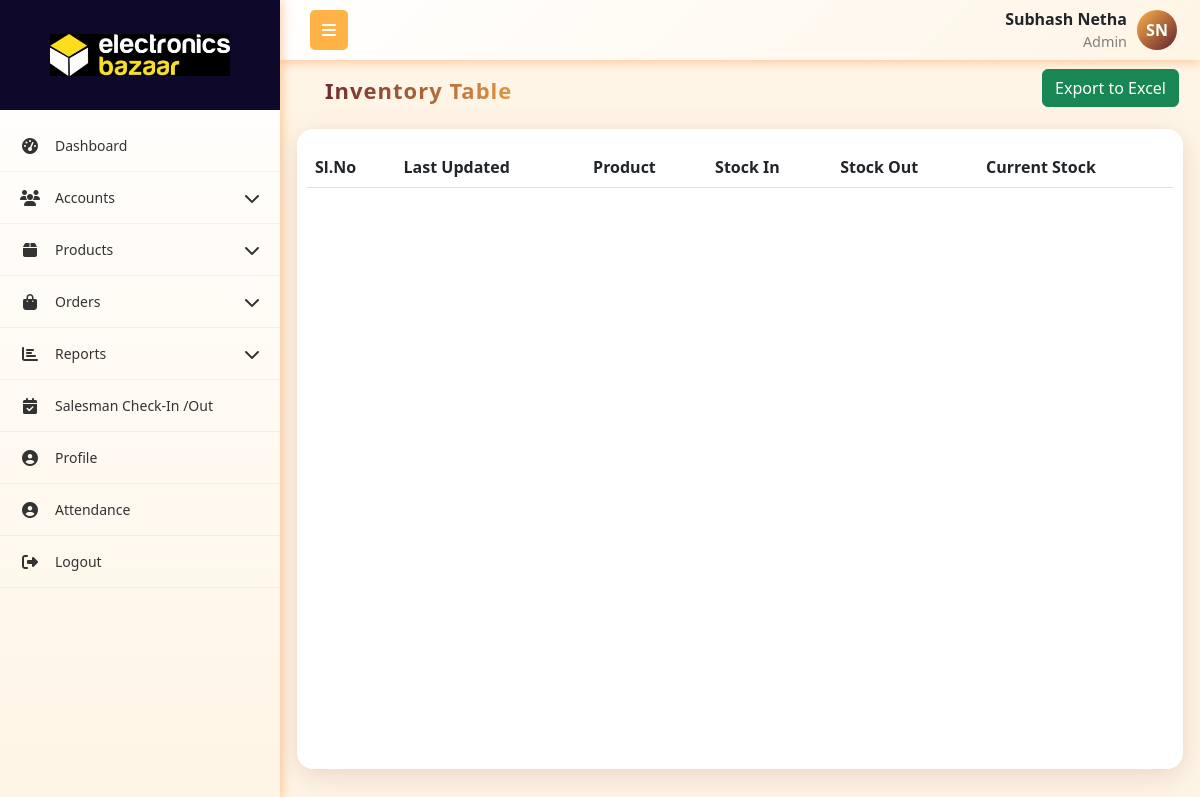
Page /inventory/ (signed in) on the committed database.
### App1/models.py (models this page shows, shortened)
class User(models.Model):
    role = models.ForeignKey(Role,on_delete=models.SET_NULL, null=True, related_name="role")
    username = models.CharField(max_length=255, unique=True)
    password = models.CharField(max_length=255)
    first_name = models.CharField(max_length=255)
    last_name = models.CharField(max_length=255,null=True, blank=True)
    email = models.EmailField(unique=True)
    phone_number = models.CharField(max_length=15, unique=True)
    address = models.TextField(null=True, blank=True)
    city = models.CharField(max_length=255,null=True, blank=True)
    state = models.CharField(max_length=255,null=True, blank=True)
    pincode = models.CharField(max_length=10,null=True, blank=True)
    is_active = models.BooleanField(default=True)
    created_at = models.DateTimeField(auto_now_add=True)
    updated_at = models.DateTimeField(auto_now=True)
    profile_picture = models.ImageField(upload_to='profile_pictures/', null=True, blank=True)

class Role(models.Model):
    name = models.CharField(max_length=255, unique=True)
    created_at = models.DateTimeField(auto_now_add=True)
    updated_at = models.DateTimeField(auto_now=True)

### App1/views.py (the view)
# urls.py: path('inventory/', inventory_table, name='inventory_table'),
def inventory_table(request):
    current_user, role_permission = get_logged_in_user(request)
    if not current_user:
        return redirect('login')
    inventory_list = Inventory.objects.select_related('product')
    context = {
        'inventory_list': inventory_list,
        'current_user': current_user,
        'role_permission': role_permission
    }
    return render(request, 'company_admin/inventory_table.html', context)

### App1/views.py (called while the page is built)
def get_logged_in_user(request):
    username = request.session.get('current_user')
    if not username:
        return None, None  # always return a tuple
    try:
        user = User.objects.get(username=username)
        try:
            role_permission = RolePermissions.objects.get(role=user.role)
        except RolePermissions.DoesNotExist:
            role_permission = None
        return user, role_permission
    except User.DoesNotExist:
        return None, None

### templates/company_admin/inventory_table.html (shortened to what this page needs)
{% extends 'company_admin/base.html' %}
{% load static %}
{% block content %}
<link rel="stylesheet" href="https://cdn.datatables.net/1.13.4/css/dataTables.bootstrap5.min.css">
<link rel="stylesheet" href="https://cdn.datatables.net/responsive/2.4.1/css/responsive.bootstrap5.min.css">
<link rel="stylesheet" href="https://cdnjs.cloudflare.com/ajax/libs/font-awesome/6.4.0/css/all.min.css">
<div class="container mt-1">
    <div class="mb-0 p-0">
        <div class="d-flex justify-content-between flex-wrap m-1">
            <h5 class="header">Inventory Table</h5>
            <div>
                <div style="position: relative; display: inline-block;">
                    <button onclick="toggleColumnSelector()" class="btn btn-success">Export to Excel</button>
                </div>
            </div>
        </div>
    </div>
    <div class="custom-card">
        <table id="inventorytable" class="table align-middle" style="width:100%">
            <thead class="table-header">
                <tr>
                    <th>Sl.No</th>
                    <th>Last Updated</th>
                    <th>Product</th>
                    <th>Stock In</th>
                    <th>Stock Out</th>
                    <th>Current Stock</th>
                </tr>
            </thead>
        </table>
    </div>
</div>
{% endblock content %}

### templates/company_admin/base.html (shortened to what this page needs)
{% load static %}
<!DOCTYPE html>
<html lang="en">
<head>
    <link href="https://cdnjs.cloudflare.com/ajax/libs/bootstrap/5.3.0/css/bootstrap.min.css" rel="stylesheet">
    <link href="https://cdnjs.cloudflare.com/ajax/libs/font-awesome/6.4.0/css/all.min.css" rel="stylesheet">
    <link rel="stylesheet" href="https://cdn.datatables.net/1.13.4/css/dataTables.bootstrap5.min.css">
    <link rel="stylesheet" href="https://cdn.datatables.net/responsive/2.4.1/css/responsive.bootstrap5.min.css">
    <link rel="stylesheet" href="{% static 'css/alert.css' %}">
</head>
<body>
    <nav class="top-navbar">
        <div class="navbar-container">
            <div class="navbar-left">
                <button class="sidebar-toggle" id="sidebarToggle">
                    <i class="fas fa-bars"></i>
                </button>
            </div>
            <div class="navbar-right me-2">
                <div class="navbar-user-info">
                    <span class="username">{{current_user.first_name}} {{current_user.last_name}}</span>
                    <span class="role">{{current_user.role.name}}</span>
                </div>
                {% if current_user.profile_picture %}
                    <img src="{{ current_user.profile_picture.url }}"
                        alt="{{ current_user.get_full_name }}"
                        class="navbar-profile-img">
                {% else %}
                     <div class="navbar-profile-fallback">
                        {{ current_user.first_name|first|upper }}{{ current_user.last_name|first|upper }}
                    </div>
                {% endif %}
            </div>
        </div>
    </nav>
    <nav class="sidebar" id="sidebar">
        <div class="sidebar-logo-container">
            <img src="{% static 'images/main-logo.jpg' %}" alt="Company Logo"  class="logo">
        </div>
        <ul class="nav flex-column sidebar-nav">
            {% if role_permission.dashboard_v %}
            <li class="nav-item">
                <a class="nav-link" href="{% url 'dashboard' %}">
                    <i class="fas fa-tachometer-alt nav-icon"></i>
                    <span class="nav-text">Dashboard</span>
                </a>
            </li>
            {% endif %}
            {% if role_permission.roles_v or role_permission.users_v or role_permission.customer_v %}
            <li class="nav-item">
                <a class="nav-link" href="#">
                    <i class="fas fa-users nav-icon"></i>
                    <span class="nav-text">Accounts</span>
                    <i class="fas fa-chevron-down arrow"></i>
                </a>
            </li>
            {% endif %}
            {% if role_permission.category_v or role_permission.all_products_v or role_permission.daily_production_v or role_permission.inventory_v %}
            <li class="nav-item">
                <a class="nav-link" href="#">
                    <i class="fas fa-box nav-icon"></i>
                    <span class="nav-text">Products</span>
                    <i class="fas fa-chevron-down arrow"></i>
                </a>
            </li>
            {% endif %}
            {% if role_permission.orders_v %}
            <li class="nav-item">
                <a class="nav-link" href="#">
                    <i class="fas fa-shopping-bag nav-icon"></i>
                    <span class="nav-text">Orders</span>
                    <i class="fas fa-chevron-down arrow"></i>
                </a>
            </li>
            {% endif %}
            {% if role_permission.s_reports_v or role_permission.c_reports_v %}
            <li class="nav-item">
                <a class="nav-link" href="#">
                    <i class="fas fa-chart-bar nav-icon"></i>
                    <span class="nav-text">Reports</span>
                    <i class="fas fa-chevron-down arrow"></i>
                </a>
            </li>
            {% endif %}
            {% if current_user.role.name == 'Admin' %}
            <li class="nav-item">
                <a class="nav-link" href="{% url 'salesman_visit_list' %}">
                    <i class="fas fa-calendar-check nav-icon"></i>
                    <span class="nav-text">Salesman Check-In /Out</span>
                </a>
            </li>
            {% endif %}
            <li class="nav-item">
                <a class="nav-link" href="{% url 'profile' %}">
                    <i class="fas fa-user-circle nav-icon"></i>
                    <span class="nav-text">Profile</span>
                </a>
            </li>
            <li class="nav-item">
                <a class="nav-link" href="{% url 'attendance' %}">
                    <i class="fas fa-user-circle nav-icon"></i>
                    <span class="nav-text">Attendance</span>
                </a>
            </li>
            <li class="nav-item">
                <a class="nav-link" href="{% url 'logout' %}" onclick="return confirm('Are you sure?');" >
                    <i class="fas fa-sign-out-alt nav-icon"></i>
                    <span class="nav-text">Logout</span>
                </a>
            </li>
        </ul>
    </nav>
    <main class="main-content" id="mainContent">
        {% block content %}{% endblock %}
    </main>
</body>
</html>

### templates/company_admin/base.html (style rules this page uses)
:root { --primary-red: #601F2F; --primary-orange: #ffb347; --accent-yellow: #fc3; --light-orange: #fff5e6; --dark-red: #4a1824; --sidebar-width: 280px; --sidebar-collapsed: 60px; }
* { box-sizing: border-box; }
body { font-family: 'Segoe UI', Tahoma, Geneva, Verdana, sans-serif; background-color: #f8f9fa; margin: 0; padding: 0; overflow-x: hidden; }
.top-navbar { background: linear-gradient(135deg, white 0%, var(--light-orange) 100%); box-shadow: 0 2px 10px rgba(255, 106, 0, 0.35); position: fixed; top: 0; left: var(--sidebar-width); right: 0; z-index: 1030; height: 60px; padding: 0; transition: left 0.3s ease; }
.navbar-container { display: flex; align-items: center; justify-content: space-between; height: 100%; padding: 0 15px; max-width: 100%; }
.navbar-left { display: flex; align-items: center; flex-shrink: 0; }
.sidebar-toggle { background: var(--primary-orange); border: none; color: white; padding: 8px 12px; border-radius: 5px; margin-left: 15px; cursor: pointer; }
.navbar-right { flex-shrink: 0; display: flex; align-items: center; gap: 10px; }
.navbar-profile-fallback { width: 40px; height: 40px; border-radius: 50%; background: linear-gradient(135deg, var(--primary-orange), var(--primary-red)); color: #fff; display: flex; align-items: center; justify-content: center; font-weight: 600; font-size: 16px; }
.navbar-user-info { display: flex; flex-direction: column; align-items: flex-end; }
.navbar-user-info .username { font-weight: 600; }
.navbar-user-info .role { font-size: 0.9rem; color: gray; }
.sidebar { position: fixed; top: 0; left: 0; height: 100vh; width: var(--sidebar-width); background: linear-gradient(180deg, white 0%, var(--light-orange) 100%); transform: translateX(0); transition: width 0.3s ease; z-index: 1040; overflow-y: auto; box-shadow: 2px 0 10px rgba(255, 106, 0, 0.35); display: flex; flex-direction: column; }
.sidebar-logo-container { display: flex; align-items: center; justify-content: center; height: 110px; width: 100%; background-color: #0e082b; margin-bottom: 10px; transition: opacity 0.3s, height 0.3s, margin-bottom 0.3s; }
.sidebar-logo-container .logo { width: 200px; height: auto; background: transparent; padding: 8px 10px; }
.sidebar:not(.collapsed) .sidebar-logo-container { opacity: 1; height: 110px; margin-bottom: 10px; }
.sidebar-nav { padding: 0; margin: 0; list-style: none; flex: 1 1 auto; }
.nav-item { border-bottom: 1px solid rgba(255, 179, 71, 0.2); }
.nav-link { color: #333; padding: 15px 20px; display: flex; align-items: center; text-decoration: none; transition: all 0.3s ease; position: relative; cursor: pointer; }
.nav-icon { width: 20px; margin-right: 15px; text-align: center; font-size: 16px; }
.nav-text { flex-grow: 1; font-size: 14px; }
.arrow { transition: transform 0.3s ease; margin-left: auto; }
.main-content { margin-top: 60px; padding: 5px; transition: margin-left 0.3s ease; min-height: calc(100vh - 60px); }
@media (min-width: 768px) { .sidebar { transform: translateX(0); top: 0; height: 100vh; } }
@media (min-width: 768px) { .main-content { margin-left: var(--sidebar-width); } }

### templates/company_admin/inventory_table.html (style rules this page uses)
:root { --primary-red: #601F2F; --primary-orange: #ffb347; --accent-yellow: #fc3; --light-orange: #fff5e6; --dark-red: #4a1824; --sidebar-width: 280px; --sidebar-collapsed: 60px; }
body { background-color: var(--light-orange); font-family: 'Segoe UI', sans-serif; }
.header { min-width: 30%; color: transparent; font-size: 22px !important; font-weight: 700 !important; border-radius: 12px; padding: 8px 24px !important; letter-spacing: 1px; border: none; background-image: linear-gradient(90deg, var(--primary-red), var(--primary-orange)); -webkit-background-clip: text; -webkit-text-fill-color: transparent; background-clip: text; }
.custom-card { border-radius: 16px; border: none; box-shadow: 0 8px 32px rgba(96,31,47,0.13), 0 1.5px 8px rgba(255,179,71,0.08); padding: 18px 10px; background: #fff; min-height: 80vh; margin-top: 10px; animation: fadeInUp 0.7s ease-out both; }

### rows in the picture
User: first_name "Subhash", last_name "Netha", role.name "Admin", first_name|first "S", last_name|first "N"
